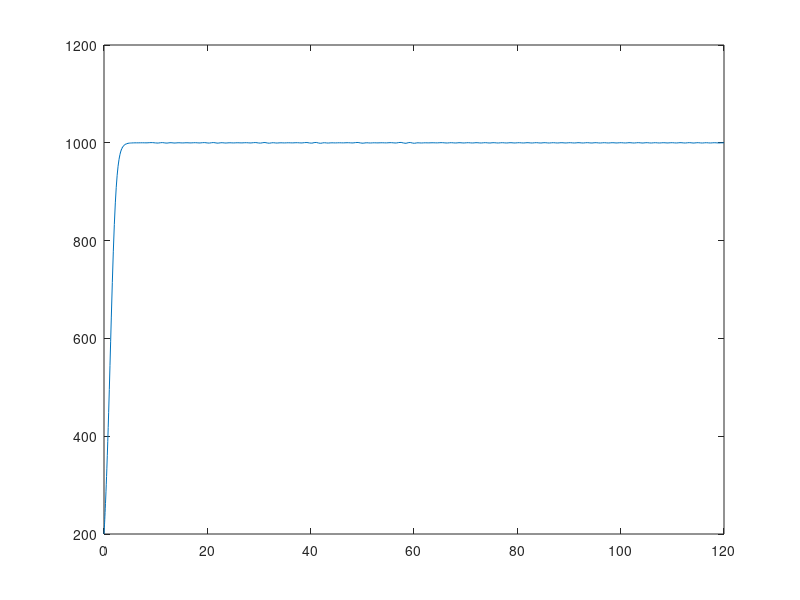
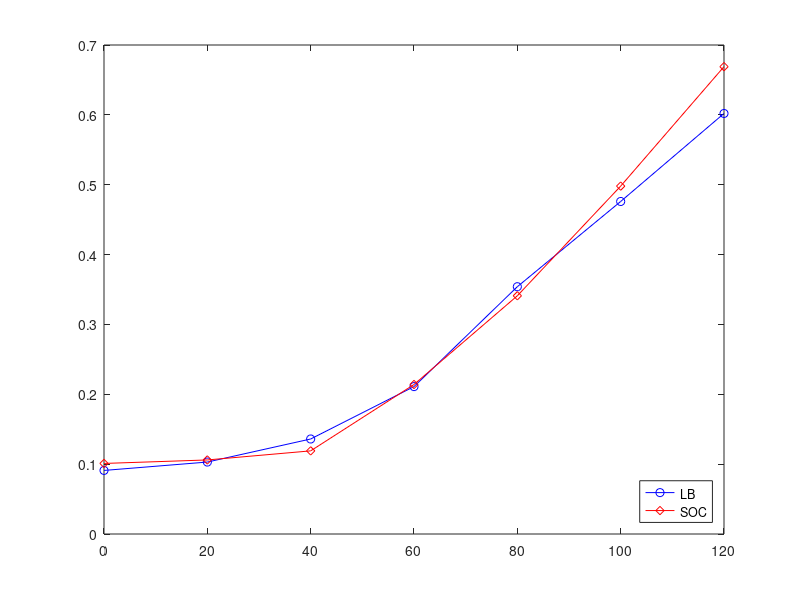

MATLAB code for these plots, in order: (Note: this script raises an error after producing the figures.)
% lab06.m
% Brady Berg

clear
close all
format compact

%% Initial model implementation

lambda = 1.0;
theta = 1e3;
alpha = 2.0;
N0 = 200;

dNdt = @(t,N) lambda * N .* (1 - (N/theta).^alpha);
[T,N] = ode45(dNdt, [0, 120], N0);
figure(1)
plot(T,N)

%% Data input

sampleT = 0:20:120;
bacLB = [0.091, 0.103, 0.136, 0.211, 0.354, 0.476, 0.602];
bacSOC = [0.101, 0.106, 0.119, 0.214, 0.341, 0.498, 0.669];
figure(2)
plot(sampleT, bacLB, '-bo', sampleT, bacSOC, '-rd')
legend('LB', 'SOC', 'Location', 'southeast')

%% Compute sum of squared error

[~,N] = ode45(dNdt, sampleT, 0.1);
SSE = sum((transpose(N)-bacLB).^2);
% display(SSE)

%% Fitting parameters

bestParamLB = fminsearch(@getSSE_LB, [1e-2,1.5,10]);
lamLB = bestParamLB(1);
thLB = bestParamLB(2);
alLB = bestParamLB(3);
dNdtLB = @(t,N) lamLB * N .* (1 - (N/thLB).^alLB);
[T,N_LB] = ode45(dNdtLB, [0,180], bacLB(1));
figure(3)
plot(sampleT,bacLB,'-bo')
hold on
plot(T,N_LB,'-r')
title(['SSE = ', num2str(getSSE_LB([lamLB,thLB,alLB]))])
xlim([0,180])

%% Functions

function SSE_LB = getSSE_LB(param)
    % record dataset
    sampleT = 0:20:120;
    bacLB = [0.091, 0.103, 0.136, 0.211, 0.354, 0.476, 0.602];

    % compute model that uses the input parameters
    lam = param(1);
    th = param(2);
    al = param(3);
    dNdt = @(t,N) lam * N .* (1 - (N/th).^al);
    [~,N] = ode45(dNdt, sampleT, bacLB(1));
    
    % compare model to dataset
    SSE_LB = sum((transpose(N) - bacLB).^2);
end